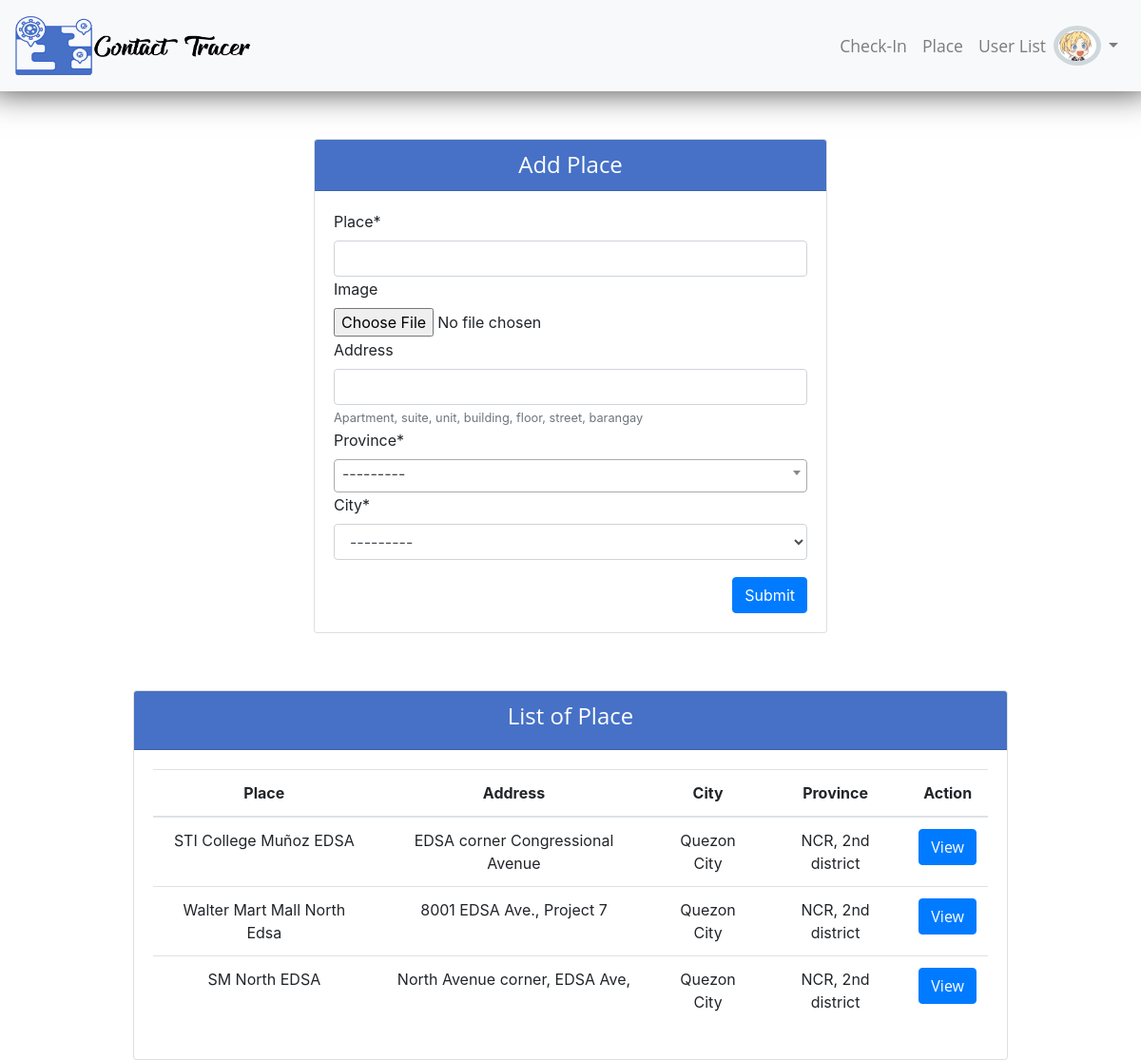
Screenshot of /place/create (signed in) with the database file from the repository.
### app/models.py (models this page shows, shortened)
class User(AbstractBaseUser, PermissionsMixin):
    email = models.EmailField(verbose_name='email address',max_length=255,unique=True,)
    date_joined = models.DateTimeField(('date joined'), auto_now_add=True)
    is_active = models.BooleanField(default=True)
    is_staff = models.BooleanField(default=False)
    is_superuser = models.BooleanField(default=False)
    sex_choices = (('Male', 'Male'),('Female', 'Female'),)
    first_name = models.CharField(('First Name'),max_length=255)
    middle_name = models.CharField(('Middle Name'),max_length=255,blank=True, null=True)
    last_name = models.CharField(('Last Name'),max_length=255)
    suffix = models.CharField(('Suffix'),max_length=255, blank=True)
    sex = models.CharField(('Sex'), max_length=10, choices=sex_choices)
    birthdate = models.DateField(('Birth date'), help_text='Format: yyyy-mm-dd', null=True)
    address = models.CharField(('Address'), max_length=255, blank=True, null=True, help_text='Apartment, suite, unit, building, floor, street, barangay')
    province = models.ForeignKey(Province, on_delete=models.SET_NULL, verbose_name='Province', null=True)
    city = models.ForeignKey(City, on_delete=models.SET_NULL, verbose_name='City/Municipality', null=True)
    contact_number = models.CharField(('Contact Number'), max_length=20)
    travel_history = models.CharField(('Travel History'), max_length=500, blank=True, null=True)
    image = models.ImageField(default="user.png", upload_to=profile_upload_path)
    USERNAME_FIELD = 'email'
    REQUIRED_FIELDS = []
    objects = UserManager()

class Place(models.Model):
    place = models.CharField(max_length=255)
    address = models.CharField(('Address'), max_length=255, blank=True, null=True, help_text='Apartment, suite, unit, building, floor, street, barangay')
    province = models.ForeignKey(Province, on_delete=models.CASCADE)
    city = models.ForeignKey(City, on_delete=models.CASCADE)
    image = models.ImageField(default="place.png",upload_to=place_upload_path)

class City(models.Model):
    province = models.ForeignKey(Province, on_delete=models.CASCADE)
    name = models.CharField(max_length=255)
    def __str__(self):
        name ='%s' % (self.name)
        return name.strip()
    class Meta:
        verbose_name_plural="Cities"

class Province(models.Model):
    name = models.CharField(max_length=255, null=True, blank=True)
    def __str__(self):
        name ='%s' % (self.name)
        return name.strip()
    verbose_name_plural="Province"

### app/decorators.py (the view)
    def wrapper_function(request, *args, **kwargs):
        group = None
        if group =='User':
            return redirect('place_create')
        else:
            return view_func(request, *args, **kwargs)

### app/forms.py
class PlaceForm(forms.ModelForm):
    image = forms.ImageField(widget=forms.FileInput, required=False)
    class Meta:
        model = Place
        fields = ['place','image','address','province','city']

### app/views.py (called while the page is built)
@login_required(login_url='signin')
@restricted_user
def PlaceCreateView(request):
    data = Place.objects.all()
    if request.method=='POST':
        form = PlaceForm(request.POST, request.FILES)
        if form.is_valid():
            form.city = request.POST.get("city")
            form.save()
            messages.success(request, "Place has been registered", extra_tags="success")
            return redirect('place_create')
        else:
            print(form.errors)
            messages.warning(request, "Failed to reqister", extra_tags="warning")
            return redirect('place_create')
    else:
        form = PlaceForm()
    context={'form':form, 'data':data}
    return render(request, 'place/placeform.html', context)

### app/Templates/place/placeform.html (shortened to what this page needs)
{% extends 'base.html'%}
{% load static %}
{% load crispy_forms_tags%}
{% block content %}
<div class="container-fluid">
    <div class="col mb-5" id="fd">
        <div class="col-md-6 mx-auto ">
            <form action="" method="post" enctype="multipart/form-data">
                <div class="card" id="card_register">
                    <div class="card-header text-center">
                        <h4 class="my-auto">Add Place</h4>
                    </div>
                    <div class="card-body">
                        {{form|crispy}}
                        <button type="submit" class="btn btn-primary float-right mt-3">Submit</button>
                    </div>
                </div>
            </form>
        </div>
        <div class="col-md-10 mx-auto mb-5">
            <div class="card" id="">
                <div class="card-header text-center">
                    <h4>List of Place</h4>
                </div>
                <div class="card-body">
                    <table class="table table-responsive-md " id="placelist">
                        <thead>
                            <tr>
                                <th scope="col" class="text-center">Place</th>
                                <th scope="col" class="text-center">Address</th>
                                <th scope="col" class="text-center">City</th>
                                <th scope="col" class="text-center">Province</th>
                                <th scope="col" class="text-center">Action</th>
                            </tr>
                        </thead>
                        <tbody>
                            {% for i in data %}
                            <tr>
                                <td class="text-center">{{i.place}}</td>
                                <td class="text-center">{{i.address}}</td>
                                <td class="text-center">{{i.city}}</td>
                                <td class="text-center">{{i.province}}</td>
                                <td class="text-center">
                                    <a class="btn btn-primary" href="{% url 'place_detail' i.id %}" role="button">View</a>
                                </td>
                            </tr>
                            {% endfor %}
                        </tbody>
                    </table>
                </div>
            </div>
        </div>
    </div>
</div>
{% endblock %}
{% block js%}
<link rel="stylesheet" type="text/css" href="https://cdn.datatables.net/v/bs4/dt-1.10.21/b-1.6.2/datatables.min.css"/>
{% endblock%}

### app/Templates/navbar.html (shortened to what this page needs)
{% load static %}
<header>
    <nav class="navbar navbar-expand-lg navbar-light bg-light" id="navbar">
        <a class="navbar-brand" href="">
            <img src="{% static 'images/logo.png' %}" width="250" height="70" class="d-inline-block align-top" alt="">
        </a>
        <div class="collapse navbar-collapse" id="navbarNavDropdown">
            {% if user.is_authenticated %}
            <ul class="navbar-nav">
                <li class="nav-item ">
                    <a class="nav-link" href="{% url 'checkin' %}">Check-In<span class="sr-only">(current)</span></a>
                </li>
                {% if request.user.groups.all.0.name == "Admin"%}
                    <li class="nav-item ">
                        <a class="nav-link" href="{% url 'place_create'%}">Place<span class="sr-only">(current)</span></a>
                    </li>
                    <li class="nav-item ">
                        <a class="nav-link" href="{% url 'user_list'%}">User List<span class="sr-only">(current)</span></a>
                    </li>
                {% endif %}
                <img class="rounded-circle" src="{{request.user.image.url}}" alt="User Avatar" id="nav_profile" width="50px">
                <li class="nav-item dropdown" id="profile_link">
                    <a class="nav-link dropdown-toggle" href="#" id="navbarDropdown" role="button" data-toggle="dropdown" aria-haspopup="true" aria-expanded="false"></a>
                </li>
            </ul>
            {% endif %}
        </div>
    </nav>
</header>

### static/css/style.css (style rules this page uses)
a, p, h1, h2, h3 , h4 ,h5, h6 { font-family: "Open Sans", sans-serif; }
a.nav-link { font-size: 1.1rem; color: black; text-align: center; }
nav#navbar { box-shadow: 0px -10px 33px 10px rgba(0,0,0,0.75); margin-bottom: 50px; }
.container-fluid { height: 600px; }
.form-group { margin-bottom: .1rem!important; }
#fd { height: 700px; }
#card_register { margin-bottom: 60px; }
.card-header { color: white; background: #4671c6; }
img.rounded-circle { border: 5px solid #cfd8dc; }

### rows the page displays
User: user.image (picture)
Place: place "STI College Muñoz EDSA", address "EDSA corner Congressional Avenue", city "Quezon City", province "NCR, 2nd district"
Place: place "Walter Mart Mall North Edsa", address "8001 EDSA Ave., Project 7", city "Quezon City", province "NCR, 2nd district"
Place: place "SM North EDSA", address "North Avenue corner, EDSA Ave,", city "Quezon City", province "NCR, 2nd district"
